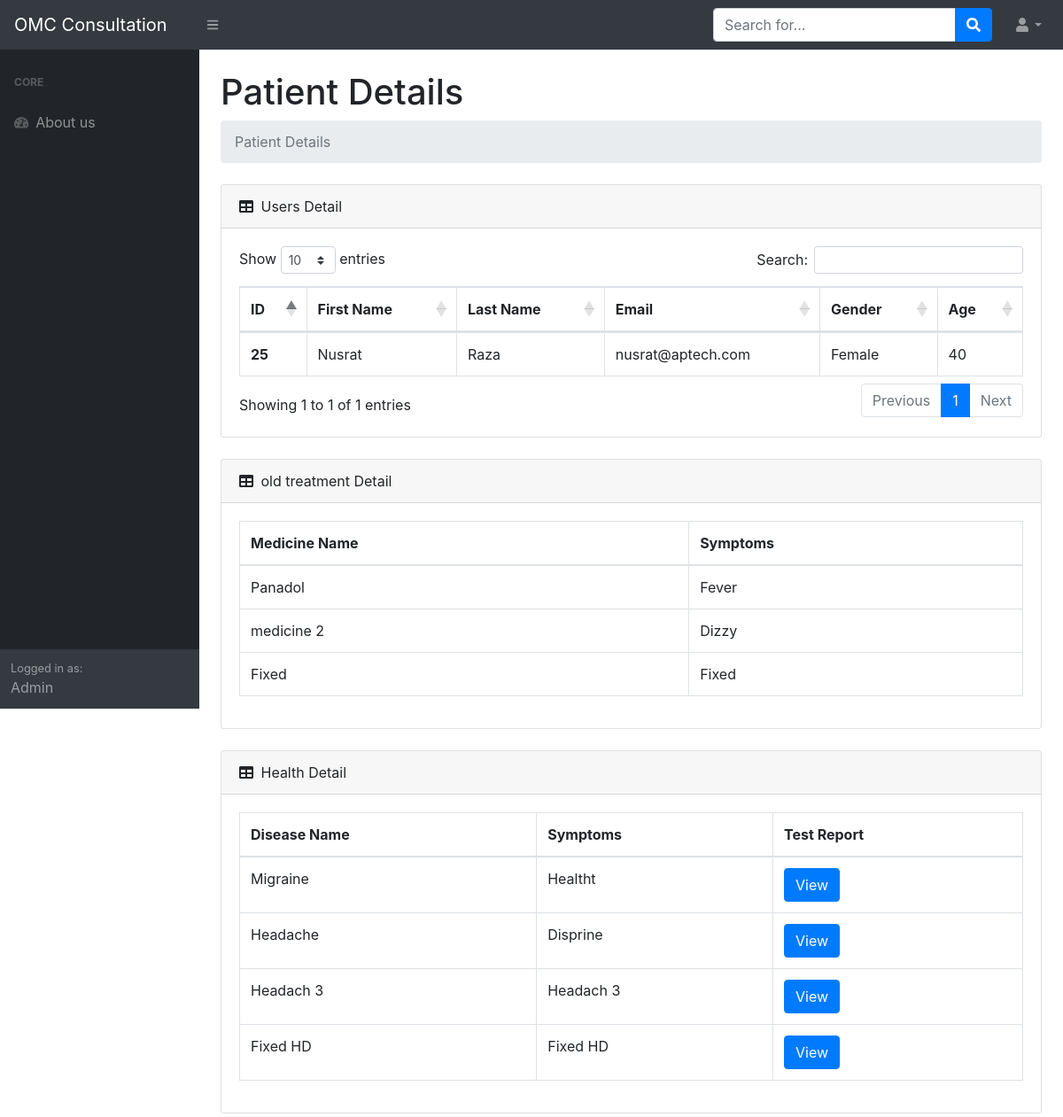
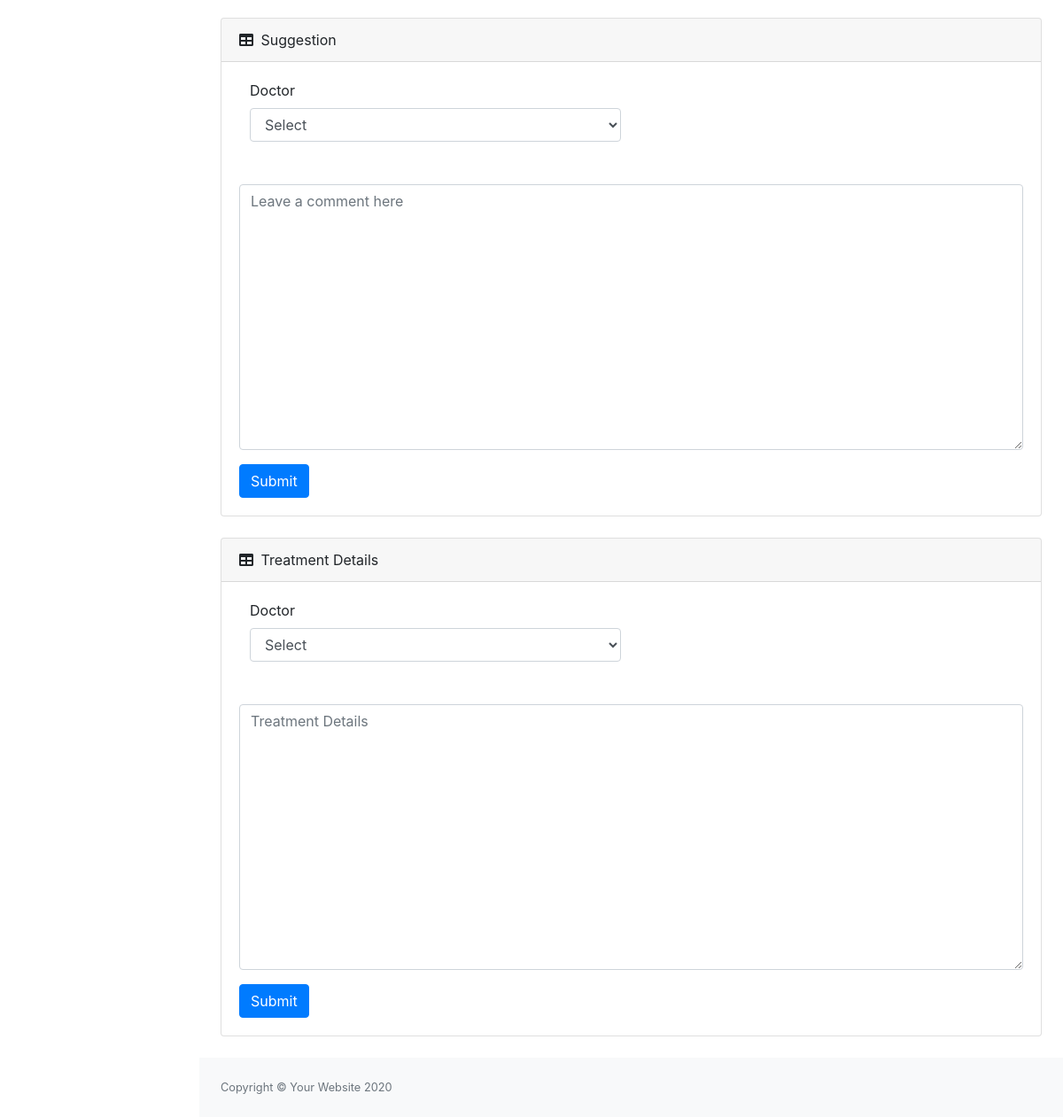
Page /view_detail.php?Email=nusrat@aptech.com on the committed database (2 pictures, top to bottom).
### tables this page shows
CREATE TABLE `user` (
  `id` int(11) NOT NULL,
  `Fname` varchar(50) NOT NULL,
  `Lname` varchar(50) NOT NULL,
  `Email` varchar(50) NOT NULL,
  `Password` varchar(50) NOT NULL,
  `role` int(11) NOT NULL,
  `Mname` varchar(255) DEFAULT NULL,
  `Dname` varchar(255) DEFAULT NULL,
  `symtoms` varchar(255) DEFAULT NULL,
  `Gender` varchar(6) DEFAULT NULL,
  `Age` varchar(10) NOT NULL
);

CREATE TABLE `tblpostoldtreatment` (
  `MID` int(11) NOT NULL,
  `Email` varchar(50) NOT NULL,
  `Mname` varchar(255) NOT NULL,
  `Sname` varchar(255) NOT NULL
);

CREATE TABLE `posthealthdetails` (
  `phd` int(11) NOT NULL,
  `Email` varchar(50) NOT NULL,
  `Dname` varchar(255) NOT NULL,
  `Sname` varchar(255) NOT NULL,
  `file` varchar(255) NOT NULL,
  `fileNameRaw` varchar(255) NOT NULL
);

### view_detail.php (the view, shortened to what this page needs)
<?php
include 'config.php';
$Email = $_GET['Email'];
$record = mysqli_query($con, "SELECT * FROM `user` WHERE Email='$Email' ");
$oldtreat = mysqli_query($con, "SELECT * FROM `tblpostoldtreatment` WHERE Email='$Email' ");
$disease = mysqli_query($con, "SELECT * FROM `posthealthdetails` WHERE Email='$Email' ");
include 'header.php';
?>
<body class="sb-nav-fixed">
    <nav class="sb-topnav navbar navbar-expand navbar-dark bg-dark">
        <a class="navbar-brand" href="admin.php">OMC Consultation</a>
        <button class="btn btn-link btn-sm order-1 order-lg-0" id="sidebarToggle" href="#"><i class="fas fa-bars"></i></button>
        <form class="d-none d-md-inline-block form-inline ml-auto mr-0 mr-md-3 my-2 my-md-0">
            <div class="input-group">
                <input class="form-control" type="text" placeholder="Search for..." aria-label="Search" aria-describedby="basic-addon2" />
                <div class="input-group-append">
                    <button class="btn btn-primary" type="button"><i class="fas fa-search"></i></button>
                </div>
            </div>
        </form>
        <ul class="navbar-nav ml-auto ml-md-0">
            <li class="nav-item dropdown">
                <a class="nav-link dropdown-toggle" id="userDropdown" href="#" role="button" data-toggle="dropdown" aria-haspopup="true" aria-expanded="false"><i class="fas fa-user fa-fw"></i></a>
            </li>
        </ul>
    </nav>
    <div id="layoutSidenav">
        <div id="layoutSidenav_nav">
            <nav class="sb-sidenav accordion sb-sidenav-dark" id="sidenavAccordion">
                <div class="sb-sidenav-menu">
                    <div class="nav">
                        <div class="sb-sidenav-menu-heading">Core</div>
                        <a class="nav-link" href="#">
                            <div class="sb-nav-link-icon"><i class="fas fa-tachometer-alt"></i></div>
                        </a>
                        <div class="sb-sidenav-menu-heading">Addons</div>
                        <a class="nav-link" href="charts.html">
                            <div class="sb-nav-link-icon"><i class="fas fa-chart-area"></i></div>
                        </a>
                        <a class="nav-link" href="tables.html">
                            <div class="sb-nav-link-icon"><i class="fas fa-table"></i></div>
                        </a>
                    </div>
                </div>
                <div class="sb-sidenav-footer">
                    <div class="small">Logged in as:</div>
                </div>
            </nav>
        </div>
        <div id="layoutSidenav_nav">
            <nav class="sb-sidenav accordion sb-sidenav-dark" id="sidenavAccordion">
                <div class="sb-sidenav-menu">
                    <div class="nav">
                        <div class="sb-sidenav-menu-heading">Core</div>
                        <a class="nav-link" href="#">
                            <div class="sb-nav-link-icon"><i class="fas fa-tachometer-alt"></i></div>
                            About us
                        </a>
                    </div>
                </div>
                <div class="sb-sidenav-footer">
                    <div class="small">Logged in as:</div>
                    Admin
                </div>
            </nav>
        </div>
        <div id="layoutSidenav_content">
            <main>
                <div class="container-fluid">
                    <h1 class="mt-4">Patient Details</h1>
                    <ol class="breadcrumb mb-4">
                        <li class="breadcrumb-item active">Patient Details</li>
                    </ol>
                    <div class="card mb-4">
                        <div class="card-header">
                            <i class="fas fa-table mr-1"></i>
                            Users Detail
                        </div>
                        <div class="card-body">
                            <div class="table-responsive">
                                <table class="table table-bordered" id="dataTable" width="100%" cellspacing="0">
                                    <thead>
                                        <tr>
                                            <th>ID</th>
                                            <th>First Name</th>
                                            <th>Last Name</th>
                                            <th>Email</th>
                                            <th>Gender</th>
                                            <th>Age</th>
                                        </tr>
                                    </thead>
                                    <tbody>
                                        <?php
                                        while ($row = mysqli_fetch_array($record)) {
                                        ?>
                                            <form method="post" action="view_detail.php">
                                                <tr>
                                                    <th scope="row"><input type="hidden" name="PID" value="$row['id']"><?php echo $row['id'] ?></th>
                                                    <td><input type="hidden" disabled name="Fname" value="$row['Fname']"><?php echo $row['Fname'] ?></td>
                                                    <td><input type="hidden" disabled name="Lname" value="$row['Lname']"><?php echo $row['Lname'] ?></td>
                                                    <td><input type="hidden" disabled name="Email" value="$row['Email']"><?php echo $row['Email'] ?></td>
                                                    <td><input type="hidden" disabled name="Gender" value="$row['Gender']"><?php echo $row['Gender'] ?></td>
                                                    <td><input type="hidden" disabled name="Age" value="$row['Age']"><?php echo $row['Age'] ?></td>
                                                </tr>
                                            </form>
                                        <?php
                                        }
                                        ?>
                                    </tbody>
                                </table>
                            </div>
                        </div>
                    </div>
                    <div class="card mb-4">
                        <div class="card-header">
                            <i class="fas fa-table mr-1"></i>
                            old treatment Detail
                        </div>
                        <div class="card-body">
                            <div class="table-responsive">
                                <table class="table table-bordered" id="dataTable" width="100%" cellspacing="0">
                                    <thead>
                                        <tr>
                                            <th>Medicine Name</th>
                                            <th>Symptoms</th>
                                        </tr>
                                    </thead>
                                    <tbody>
                                        <?php
                                        while ($row1 = mysqli_fetch_array($oldtreat)) {
                                        ?>
                                            <form method="post" action="view_detail.php">
                                                <tr>
                                                    <td><input type="hidden" disabled name="Gender" value="$row1['Mname']"><?php echo $row1['Mname'] ?></td>
                                                    <td><input type="hidden" disabled name="Age" value="$row['Sname']"><?php echo $row1['Sname'] ?></td>
                                                </tr>
                                            </form>
                                        <?php
                                        }
                                        ?>
                                    </tbody>
                                </table>
                            </div>
                        </div>
                    </div>
                    <div class="card mb-4">
                        <div class="card-header">
                            <i class="fas fa-table mr-1"></i>
                            Health Detail
                        </div>
                        <div class="card-body">
                            <div class="table-responsive">
                                <table class="table table-bordered" id="dataTable" width="100%" cellspacing="0">
                                    <thead>
                                        <tr>
                                            <th>Disease Name</th>
                                            <th>Symptoms</th>
                                            <th>Test Report</th>
                                        </tr>
                                    </thead>
                                    <tbody>
                                        <?php
                                        while ($row2 = mysqli_fetch_array($disease)) {
                                        ?>
                                            <form method="post" action="view_detail.php">
                                                <tr>
                                                    <td><input type="hidden" disabled name="Gender" value="$row2['Dname']"><?php echo $row2['Dname'] ?></td>
                                                    <td><input type="hidden" disabled name="Age" value="$row2['Sname']"><?php echo $row2['Sname'] ?></td>
                                                    <td><input type="hidden" disabled name="file" value="$row2['file']"><a class="btn btn-primary" href="<?php echo 'uploads/'.$row2['file'] ?>">View</a></td>
                                                </tr>
                                            </form>
                                        <?php
                                        }
                                        ?>
                                    </tbody>
                                </table>
                            </div>
                        </div>
                    </div>
                    <div class="card mb-4">
                        <div class="card-header">
                            <i class="fas fa-table mr-1"></i>
                            Suggestion
                        </div>
                        <div class="card-body">
                            <form method="post">
                                <div class="col-md-6 mb-5">
                                    <label for="inputState" class="form-label">Doctor</label>
                                    <select id="inputState" class="form-control" name="Doctor">
                                        <option value='select'>Select</option>
                                    </select>
                                </div>
                                <div class="form-floating">
                                    <textarea class="form-control" placeholder="Leave a comment here" id="floatingTextarea2" style="height: 300px" name="Suggestion"></textarea>
                                </div>
                                <input type="submit" value="Submit" name="submit" class="btn btn-primary mt-3">
                            </form>
                        </div>
                    </div>
                    <div class="card mb-4">
                        <div class="card-header">
                            <i class="fas fa-table mr-1"></i>
                            Treatment Details
                        </div>
                        <div class="card-body">
                            <form method="post">
                                <div class="col-md-6 mb-5">
                                    <label for="inputState" class="form-label">Doctor</label>
                                    <select id="inputState" class="form-control" name="Doctor1">
                                        <option value='select'>Select</option>
                                    </select>
                                </div>
                                <div class="form-floating">
                                    <textarea class="form-control" placeholder="Treatment Details" id="floatingTextarea2" style="height: 300px" name="Treatment"></textarea>
                                </div>
                                <input type="submit" value="Submit" name="treat" class="btn btn-primary mt-3">
                            </form>
                        </div>
                    </div>
                </div>
            </main>
            <footer class="py-4 bg-light mt-auto">
                <div class="container-fluid">
                    <div class="d-flex align-items-center justify-content-between small">
                        <div class="text-muted">Copyright &copy; Your Website 2020</div>
                    </div>
                </div>
            </footer>
        </div>
    </div>
</body>
</html>

### rows in the picture
user: id "25", Fname "Nusrat", Lname "Raza", Email "nusrat@aptech.com", Gender "Female", Age "40"
tblpostoldtreatment: Mname "Panadol", Sname "Fever"
tblpostoldtreatment: Mname "medicine 2", Sname "Dizzy"
tblpostoldtreatment: Mname "Fixed", Sname "Fixed"
posthealthdetails: Dname "Migraine", Sname "Healtht"
posthealthdetails: Dname "Headache", Sname "Disprine"
posthealthdetails: Dname "Headach 3", Sname "Headach 3"
posthealthdetails: Dname "Fixed HD", Sname "Fixed HD"
